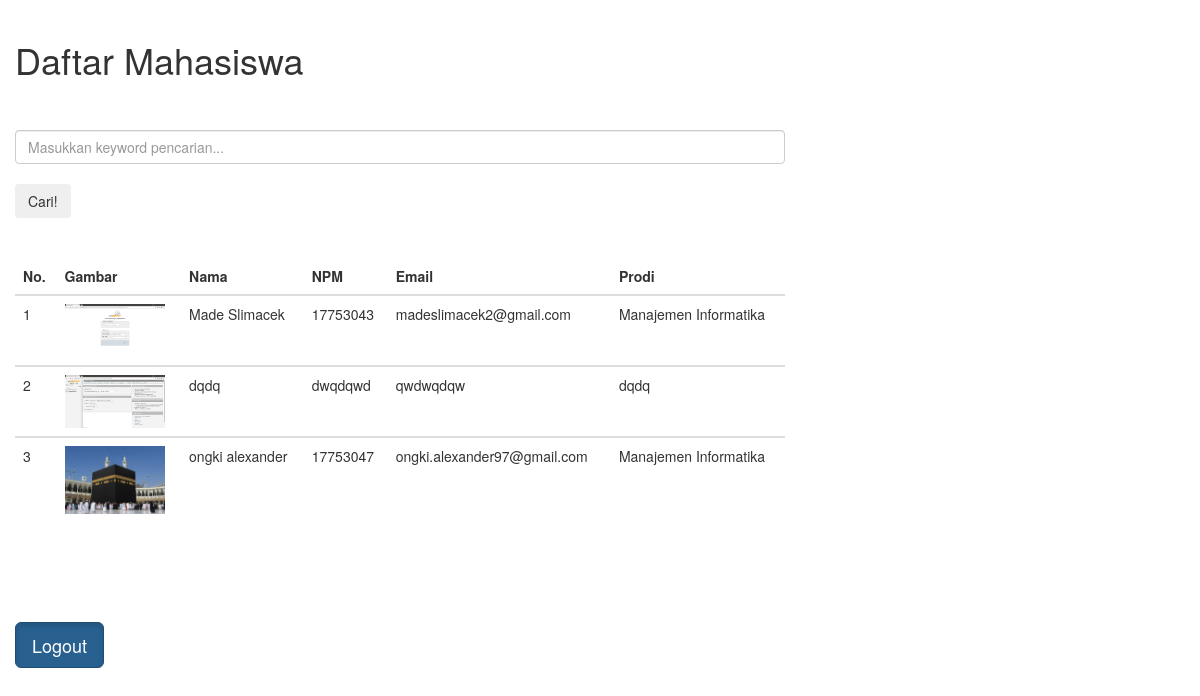
The page /A/tabelmahasiswa/index.php (signed in) on the database its author committed.
### tables this page shows
CREATE TABLE `tabelmahasiswa` (
  `id` int(11) NOT NULL,
  `nama` varchar(64) NOT NULL,
  `npm` varchar(64) NOT NULL,
  `email` varchar(64) NOT NULL,
  `prodi` varchar(64) NOT NULL,
  `gambar` varchar(64) NOT NULL
);

### A/tabelmahasiswa/functions.php (called while the page is built, shortened)
<?php
$conn = mysqli_connect("localhost","root","","akademik");
function query($query){
	global $conn;
	$result = mysqli_query($conn, $query);
	$rows = [];
	while ($row = mysqli_fetch_assoc($result)) {
		$rows[] = $row;
	}
	return $rows;
}
?>

### A/tabelmahasiswa/index.php (the view, shortened to what this page needs)
<?php
require 'functions.php';
$mahasiswa = query("SELECT * FROM tabelmahasiswa");
?>
<!DOCTYPE html>
<html lang="en">
  <link rel="stylesheet" href="bootstrap/css/bootstrap.min.css">
</head>
<body>
<div class="container-fluid">
  <div class="row content">
    <div class="col-sm-8"><br>
<h1>Daftar Mahasiswa</h1>
<div class="table-responsive">
  <table class="table">
    <thead>
<br><br>
<form action="" method="POST">
	<input class="form-control" type="text" name="keyword" size="25" autofocus placeholder="Masukkan keyword pencarian..." autocomplete="off">
	<br><button type="submit" class="btn btn-outline-dark" name="cari">Cari!</button>
<br>
<br>
<table class="table table-sm">
	<thead>
	<tr>
		<th>No.</th>
		<th>Gambar</th>
		<th>Nama</th>
		<th>NPM</th>
		<th>Email</th>
		<th>Prodi</th>
	</tr>
</thead>
	<?php $i = 1; ?>
	<?php foreach ($mahasiswa as $row ) : ?>
	<tr><tbody>
		<td><?= $i; ?></td>
		<td><img src="../admin/image/<?= $row["gambar"]; ?>" width="100"></td>
		<td><?= $row["nama"]; ?></td>
		<td><?= $row["npm"]; ?></td>
		<td><?= $row["email"]; ?></td>
		<td><?= $row["prodi"]; ?></td>
	</tr>
	<?php $i++; ?>
	<?php endforeach; ?>
</table>
<br><br>
<br><br>
<a href="logout.php" class="btn btn-primary btn-lg active" role="button" aria-pressed="true">Logout</a>
</body>
</html>

### A/tabelmahasiswa/index.php (style rules this page uses)
.row.content { height: 1500px }

### rows shown on the page
tabelmahasiswa: gambar (picture), nama "Made Slimacek", npm "17753043", email "madeslimacek2@gmail.com", prodi "Manajemen Informatika"
tabelmahasiswa: gambar (picture), nama "dqdq", npm "dwqdqwd", email "qwdwqdqw", prodi "dqdq"
tabelmahasiswa: gambar (picture), nama "ongki alexander", npm "17753047", email "ongki.alexander97@gmail.com", prodi "Manajemen Informatika"
